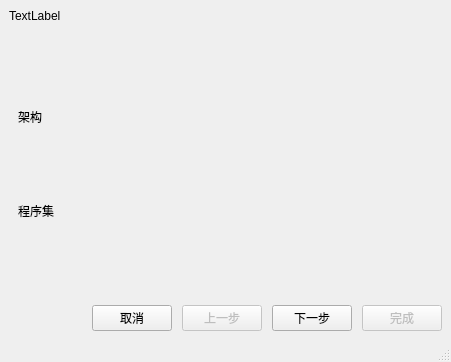
<?xml version="1.0" encoding="UTF-8"?>
<ui version="4.0">
 <class>ChoiceGuide</class>
 <widget class="QMainWindow" name="ChoiceGuide">
  <property name="windowModality">
   <enum>Qt::ApplicationModal</enum>
  </property>
  <property name="geometry">
   <rect>
    <x>0</x>
    <y>0</y>
    <width>451</width>
    <height>362</height>
   </rect>
  </property>
  <property name="minimumSize">
   <size>
    <width>451</width>
    <height>362</height>
   </size>
  </property>
  <property name="maximumSize">
   <size>
    <width>451</width>
    <height>362</height>
   </size>
  </property>
  <property name="windowTitle">
   <string>配置</string>
  </property>
  <property name="windowIcon">
   <iconset resource="../res.qrc">
    <normaloff>:/img/conf_icon.png</normaloff>:/img/conf_icon.png</iconset>
  </property>
  <widget class="QWidget" name="centralwidget">
   <layout class="QVBoxLayout" name="verticalLayout_7">
    <item>
     <widget class="QLabel" name="info_label">
      <property name="text">
       <string>TextLabel</string>
      </property>
     </widget>
    </item>
    <item>
     <widget class="QStackedWidget" name="stacked_widget">
      <property name="currentIndex">
       <number>0</number>
      </property>
      <widget class="QWidget" name="arch_page">
       <layout class="QVBoxLayout" name="verticalLayout_3" stretch="1,1">
        <item>
         <layout class="QVBoxLayout" name="verticalLayout">
          <item>
           <widget class="QLabel" name="label_3">
            <property name="sizePolicy">
             <sizepolicy hsizetype="Fixed" vsizetype="Fixed">
              <horstretch>0</horstretch>
              <verstretch>0</verstretch>
             </sizepolicy>
            </property>
            <property name="text">
             <string>架构</string>
            </property>
           </widget>
          </item>
          <item>
           <layout class="QGridLayout" name="arch_grid">
            <property name="sizeConstraint">
             <enum>QLayout::SetDefaultConstraint</enum>
            </property>
            <property name="leftMargin">
             <number>30</number>
            </property>
            <property name="topMargin">
             <number>0</number>
            </property>
            <property name="rightMargin">
             <number>30</number>
            </property>
            <property name="bottomMargin">
             <number>0</number>
            </property>
            <property name="horizontalSpacing">
             <number>20</number>
            </property>
           </layout>
          </item>
         </layout>
        </item>
        <item>
         <layout class="QVBoxLayout" name="verticalLayout_2">
          <item>
           <widget class="QLabel" name="label_4">
            <property name="sizePolicy">
             <sizepolicy hsizetype="Fixed" vsizetype="Fixed">
              <horstretch>0</horstretch>
              <verstretch>0</verstretch>
             </sizepolicy>
            </property>
            <property name="text">
             <string>程序集</string>
            </property>
           </widget>
          </item>
          <item>
           <layout class="QGridLayout" name="set_grid">
            <property name="sizeConstraint">
             <enum>QLayout::SetDefaultConstraint</enum>
            </property>
            <property name="leftMargin">
             <number>30</number>
            </property>
            <property name="topMargin">
             <number>0</number>
            </property>
            <property name="rightMargin">
             <number>30</number>
            </property>
            <property name="bottomMargin">
             <number>0</number>
            </property>
            <property name="horizontalSpacing">
             <number>20</number>
            </property>
           </layout>
          </item>
         </layout>
        </item>
       </layout>
      </widget>
      <widget class="QWidget" name="prog_page">
       <layout class="QVBoxLayout" name="verticalLayout_4">
        <item>
         <widget class="QCheckBox" name="select_all">
          <property name="text">
           <string>全选</string>
          </property>
         </widget>
        </item>
        <item>
         <widget class="QListWidget" name="prog_list">
          <property name="selectionMode">
           <enum>QAbstractItemView::MultiSelection</enum>
          </property>
         </widget>
        </item>
       </layout>
      </widget>
      <widget class="QWidget" name="test_page">
       <layout class="QHBoxLayout" name="horizontalLayout_2" stretch="1,0,0">
        <item>
         <layout class="QVBoxLayout" name="verticalLayout_6">
          <item>
           <widget class="QLabel" name="label_2">
            <property name="text">
             <string>测试集</string>
            </property>
           </widget>
          </item>
          <item>
           <widget class="QListWidget" name="test_list"/>
          </item>
         </layout>
        </item>
        <item>
         <layout class="QVBoxLayout" name="verticalLayout_5">
          <item>
           <widget class="QLabel" name="label">
            <property name="text">
             <string>线程数</string>
            </property>
           </widget>
          </item>
          <item>
           <widget class="QSpinBox" name="thread_num_box"/>
          </item>
          <item>
           <spacer name="verticalSpacer">
            <property name="orientation">
             <enum>Qt::Vertical</enum>
            </property>
            <property name="sizeHint" stdset="0">
             <size>
              <width>20</width>
              <height>40</height>
             </size>
            </property>
           </spacer>
          </item>
         </layout>
        </item>
        <item>
         <spacer name="horizontalSpacer">
          <property name="orientation">
           <enum>Qt::Horizontal</enum>
          </property>
          <property name="sizeHint" stdset="0">
           <size>
            <width>40</width>
            <height>20</height>
           </size>
          </property>
         </spacer>
        </item>
       </layout>
      </widget>
     </widget>
    </item>
    <item>
     <layout class="QHBoxLayout" name="horizontalLayout" stretch="0,0,0,0,0">
      <property name="spacing">
       <number>10</number>
      </property>
      <property name="leftMargin">
       <number>0</number>
      </property>
      <item>
       <spacer name="horizontalSpacer_2">
        <property name="orientation">
         <enum>Qt::Horizontal</enum>
        </property>
        <property name="sizeHint" stdset="0">
         <size>
          <width>40</width>
          <height>20</height>
         </size>
        </property>
       </spacer>
      </item>
      <item>
       <widget class="QPushButton" name="cancel_button">
        <property name="text">
         <string>取消</string>
        </property>
        <property name="checkable">
         <bool>false</bool>
        </property>
        <property name="checked">
         <bool>false</bool>
        </property>
        <property name="flat">
         <bool>false</bool>
        </property>
       </widget>
      </item>
      <item>
       <widget class="QPushButton" name="prev_button">
        <property name="enabled">
         <bool>false</bool>
        </property>
        <property name="text">
         <string>上一步</string>
        </property>
       </widget>
      </item>
      <item>
       <widget class="QPushButton" name="next_button">
        <property name="enabled">
         <bool>true</bool>
        </property>
        <property name="text">
         <string>下一步</string>
        </property>
       </widget>
      </item>
      <item>
       <widget class="QPushButton" name="finish_button">
        <property name="enabled">
         <bool>false</bool>
        </property>
        <property name="text">
         <string>完成</string>
        </property>
       </widget>
      </item>
     </layout>
    </item>
   </layout>
   <zorder>stacked_widget</zorder>
   <zorder>info_label</zorder>
   <zorder></zorder>
  </widget>
  <widget class="QMenuBar" name="menubar">
   <property name="geometry">
    <rect>
     <x>0</x>
     <y>0</y>
     <width>451</width>
     <height>22</height>
    </rect>
   </property>
  </widget>
  <widget class="QStatusBar" name="statusbar"/>
 </widget>
 <resources>
  <include location="../res.qrc"/>
 </resources>
 <connections/>
</ui>
